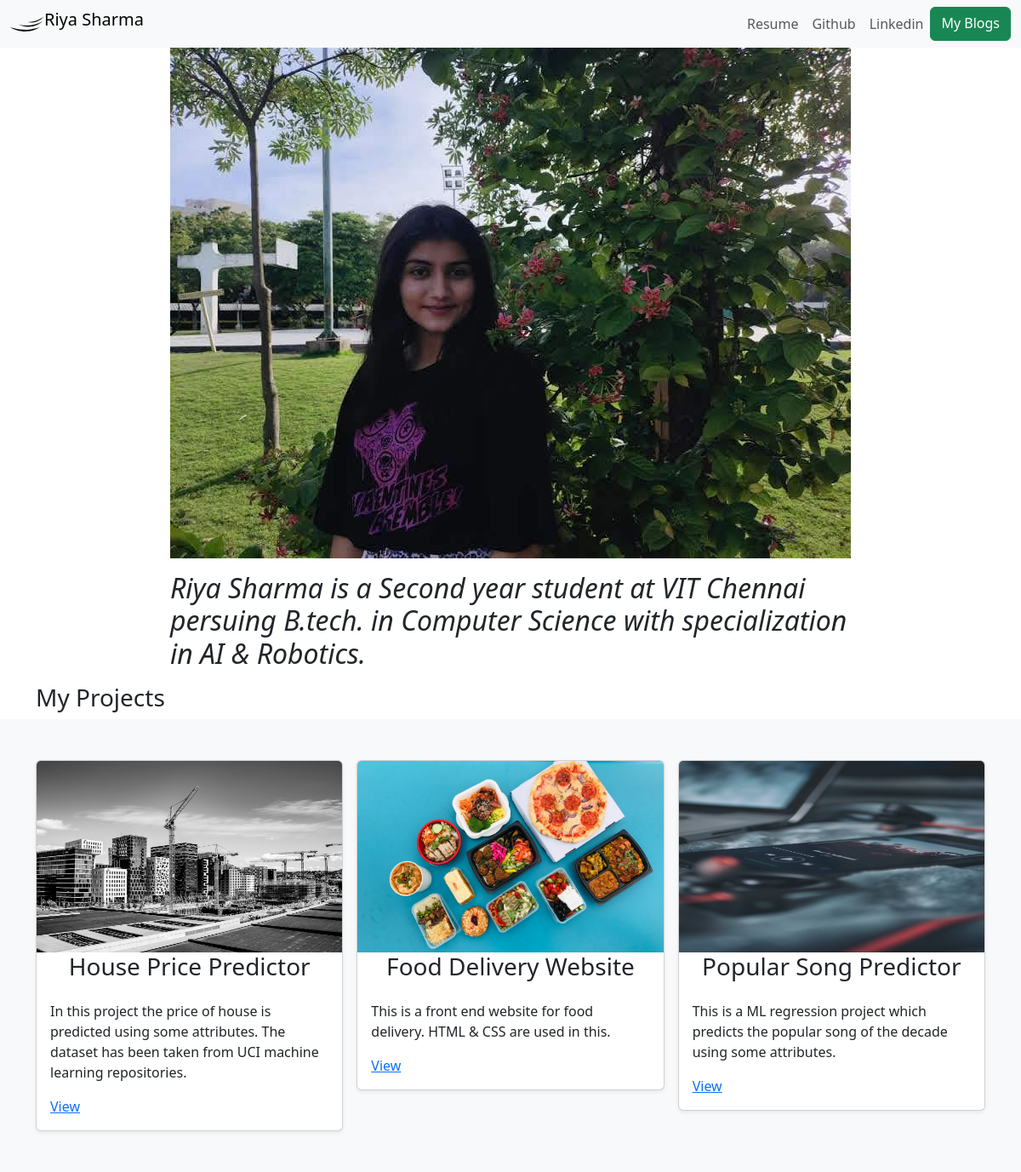
The page / on the database its author committed.
### portfolio/models.py (models this page shows, shortened)
class Project(models.Model):
    title = models.CharField(max_length=100)
    description = models.CharField(max_length=250)
    image = models.ImageField(upload_to='portfolio/images/')
    url = models.URLField(blank=True)

### portfolio/views.py (the view)
# urls.py: 2. Add a URL to urlpatterns:  path('', views.home, name='home')
def home(request):
    projects=Project.objects.all()
    return render(request, 'portfolio/home.html',{'projects':projects})

### portfolio/templates/portfolio/home.html (shortened to what this page needs)
{% extends 'portfolio/base.html' %}
{% block content %}
{% load static %}
<div class="mx-auto" style="width: 800px;">
    <img src="{% static 'portfolio/me.jpeg' %} " alt="...">
</div>
<div class="mx-auto " style="width: 800px;">
    <p class="lead text-muted"><h2><i>Riya Sharma is a Second year student at VIT Chennai persuing B.tech. in Computer Science with specialization in
        AI & Robotics.</i> </h2></p>
</div>
<!doctype html>
<html lang="en">
<head>
    <link href="https://cdn.jsdelivr.net/npm/bootstrap@5.3.0-alpha1/dist/css/bootstrap.min.css" rel="stylesheet"
>
</head>
<body>
    <div class="container-sm"><h3>My Projects</h3></div>
    <div class="album py-5 bg-light">
        <div class="container">
            <div class="row row-cols-1 row-cols-sm-2 row-cols-md-3 g-3">
                {% for project in projects %}
                <div class="col">
                    <div class="card shadow-sm">
                        <img class="bd-placeholder-img card-img-top" width="100%" height="225"
                            xmlns="http://www.w3.org/2000/svg" role="img" aria-label="Placeholder: Thumbnail"
                            preserveAspectRatio="xMidYMid slice" focusable="false" src={{ project.image.url }}
                            alt="...">
                        <div class="text-center"><h3>{{ project.title }}</h3></div>
                        <div class="card-body">
                            <p class="card-text">{{ project.description }}</p>
                            <div class="d-flex justify-content-between align-items-center">
                                <div class="btn-group">
                                    {% if project.url %}
                                    <a href="{{ project.url }}"> View </a>
                                    {% endif %}
                                </div>
                            </div>
                        </div>
                    </div>
                </div>
                {% endfor %}
            </div>
        </div>
    </div>
</body>
</html>
{% endblock %}

### portfolio/templates/portfolio/base.html (shortened to what this page needs)
<!doctype html>
<html lang="en">
<head>
    <link href="https://cdn.jsdelivr.net/npm/bootstrap@5.3.0-alpha1/dist/css/bootstrap.min.css" rel="stylesheet"
>
</head>
{% load static %}
<body>
    <nav class="navbar navbar-expand-lg bg-body-tertiary">
        <div class="container-fluid">
            <ul class="navbar-nav me-auto mb-2 mb-lg-0">
                <li class="nav-item">
                    <img src="\static\portfolio\brand-aircell.svg" alt="..." width="40px" height="40px">
                </li>
                <li class="nav-item">
                    <a class="navbar-brand" href="#">Riya Sharma</a>
                </li>
            </ul>
            <div class="collapse navbar-collapse" id="navbarSupportedContent">
                <form class="d-flex" role="search">
                    <ul class="navbar-nav me-auto mb-2 mb-lg-0">
                        <li class="nav-item">
                            <a class="nav-link " href="{% static 'portfolio/Resume.pdf' %}">Resume</a>
                        </li>
                        <li class="nav-item">
                            <a class="nav-link " href="https://github.com/RiyaSharma82308">Github</a>
                        </li>
                        <li class="nav-item">
                            <a class="nav-link " href="https://www.linkedin.com/in/riyasharma27/">Linkedin</a>
                        </li>
                    </ul>
                    <a class="btn btn-success" href="{% url 'blog:all_blogs' %}" role="button">My Blogs</a>
                </form>
            </div>
        </div>
    </nav>
    {% block content %}
    {% endblock %}
</body>
</html>

### rows shown on the page
Project: image (picture), title "House Price Predictor", description "In this project the price of house is predicted using some attributes. The dataset has been taken from UCI machine learning repositories."
Project: image (picture), title "Food Delivery Website", description "This is a front end website for food delivery. HTML & CSS are used in this."
Project: image (picture), title "Popular Song Predictor", description "This is a ML regression project which predicts the popular song of the decade using some attributes."
